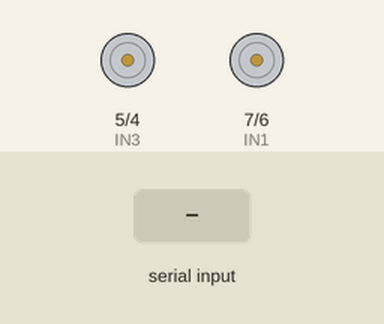
Recording of a sketch running on a simulated Arduino Uno, built with avr-gcc and run on an emulated ATmega328P. Shown: motor-driver pin pairs drawn as motors (green arrow = first pin HIGH = forward, orange = second pin HIGH = backward, longer = more drive). The test bench sets the inputs (shaded band).

Above: at 1.2 s.
1.3 s: "F" received over Serial
At 1.7 s:
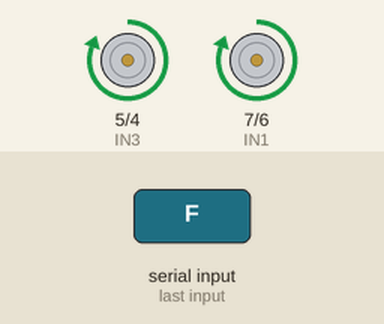
2.8 s: "B" received over Serial
At 4.0 s:
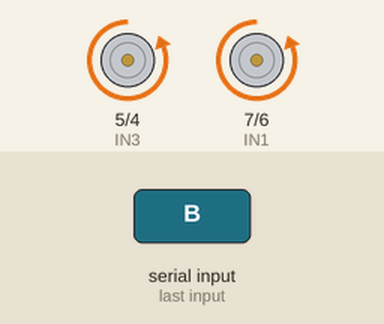
4.3 s: "L" received over Serial
At 5.2 s:
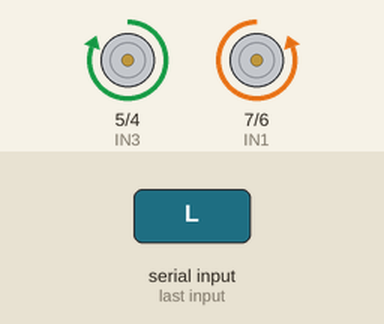
5.8 s: "R" received over Serial
At 6.4 s:
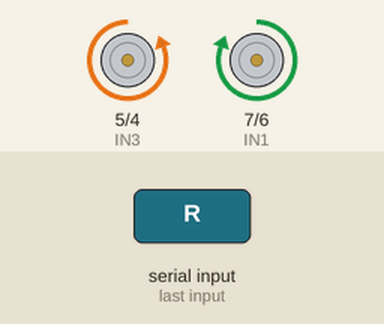
7.3 s: "S" received over Serial
At 8.7 s:
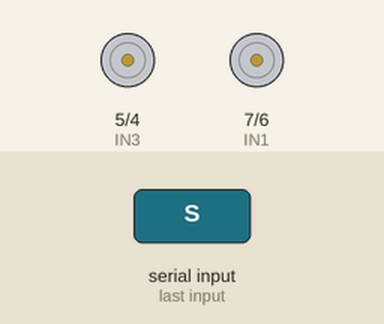
Timing chart, 0 to 9.8 s (numbered marks = the images above; inputs shaded):
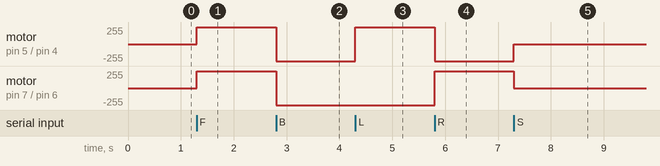

Measured:
- after the input at 1.3 s, motor on pin 5 (IN3) / pin 4 (IN4), motor on pin 7 (IN1) / pin 6 (IN2): stopped → forward 255/255 at once
- after the input at 2.8 s, motor on pin 5 (IN3) / pin 4 (IN4), motor on pin 7 (IN1) / pin 6 (IN2): forward 255/255 → backward 255/255 at once
- after the input at 4.3 s, motor on pin 5 (IN3) / pin 4 (IN4): backward 255/255 → forward 255/255 at once
- after the input at 5.8 s, motor on pin 5 (IN3) / pin 4 (IN4): forward 255/255 → backward 255/255 at once; motor on pin 7 (IN1) / pin 6 (IN2): backward 255/255 → forward 255/255 at once
- after the input at 7.3 s, motor on pin 5 (IN3) / pin 4 (IN4): backward 255/255 → stopped at once; motor on pin 7 (IN1) / pin 6 (IN2): forward 255/255 → stopped at once

The sketch:

bluetooth_controller.ino
```cpp
/* -------- Bluetooth RC CONTROL -------- */
/* Controls:
   F = Forward
   B = Backward
   L = Left
   R = Right
   S = Stop
*/

#define IN1 7
#define IN2 6
#define IN3 5
#define IN4 4

char bt;

void forward() {
  digitalWrite(IN1, HIGH);
  digitalWrite(IN2, LOW);
  digitalWrite(IN3, HIGH);
  digitalWrite(IN4, LOW);
}

void backward() {
  digitalWrite(IN1, LOW);
  digitalWrite(IN2, HIGH);
  digitalWrite(IN3, LOW);
  digitalWrite(IN4, HIGH);
}

void left() {
  digitalWrite(IN1, LOW);
  digitalWrite(IN2, HIGH);
  digitalWrite(IN3, HIGH);
  digitalWrite(IN4, LOW);
}

void right() {
  digitalWrite(IN1, HIGH);
  digitalWrite(IN2, LOW);
  digitalWrite(IN3, LOW);
  digitalWrite(IN4, HIGH);
}

void stopCar() {
  digitalWrite(IN1, LOW);
  digitalWrite(IN2, LOW);
  digitalWrite(IN3, LOW);
  digitalWrite(IN4, LOW);
}

void setup() {
  Serial.begin(9600);

  pinMode(IN1, OUTPUT);
  pinMode(IN2, OUTPUT);
  pinMode(IN3, OUTPUT);
  pinMode(IN4, OUTPUT);

  stopCar();
}

void loop() {
  if (Serial.available()) {
    bt = Serial.read();

    if (bt == 'F') forward();
    else if (bt == 'B') backward();
    else if (bt == 'L') left();
    else if (bt == 'R') right();
    else if (bt == 'S') stopCar();
  }
}
```
